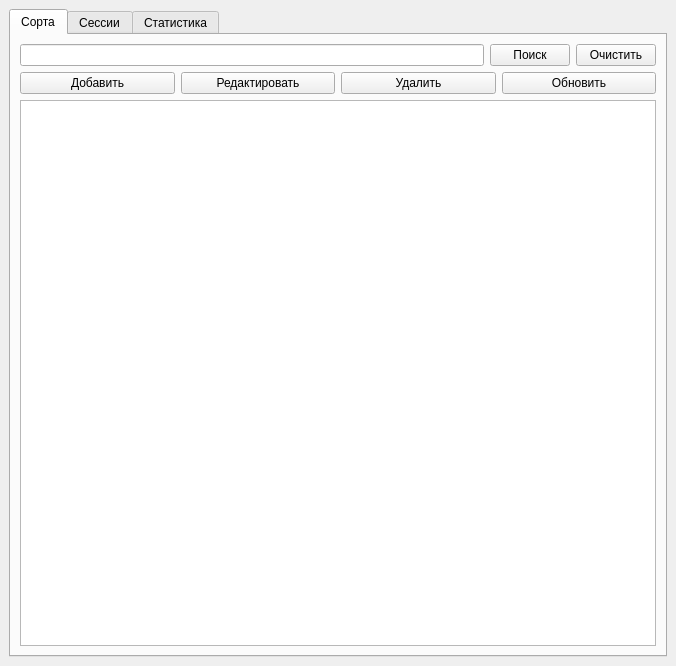
<?xml version="1.0" encoding="UTF-8"?>
<ui version="4.0">
 <class>MainWindow</class>
 <widget class="QMainWindow" name="MainWindow">
  <property name="geometry">
   <rect>
    <x>0</x>
    <y>0</y>
    <width>676</width>
    <height>666</height>
   </rect>
  </property>
  <property name="windowTitle">
   <string>Coffee Journal</string>
  </property>
  <widget class="QWidget" name="centralwidget">
   <layout class="QVBoxLayout" name="verticalLayout">
    <item>
     <widget class="QTabWidget" name="tabWidget">
      <property name="currentIndex">
       <number>0</number>
      </property>
      <widget class="QWidget" name="coffeeTab">
       <attribute name="title">
        <string>Сорта</string>
       </attribute>
       <layout class="QVBoxLayout" name="verticalLayout_2">
        <item>
         <layout class="QHBoxLayout" name="searchLayout">
          <item>
           <widget class="QLineEdit" name="coffeeSearchEdit"/>
          </item>
          <item>
           <widget class="QPushButton" name="coffeeSearchBtn">
            <property name="text">
             <string>Поиск</string>
            </property>
           </widget>
          </item>
          <item>
           <widget class="QPushButton" name="coffeeClearBtn">
            <property name="text">
             <string>Очистить</string>
            </property>
           </widget>
          </item>
         </layout>
        </item>
        <item>
         <layout class="QHBoxLayout" name="buttonsLayout">
          <item>
           <widget class="QPushButton" name="addCoffeeBtn">
            <property name="text">
             <string>Добавить</string>
            </property>
           </widget>
          </item>
          <item>
           <widget class="QPushButton" name="editCoffeeBtn">
            <property name="text">
             <string>Редактировать</string>
            </property>
           </widget>
          </item>
          <item>
           <widget class="QPushButton" name="deleteCoffeeBtn">
            <property name="text">
             <string>Удалить</string>
            </property>
           </widget>
          </item>
          <item>
           <widget class="QPushButton" name="refreshCoffeeBtn">
            <property name="text">
             <string>Обновить</string>
            </property>
           </widget>
          </item>
         </layout>
        </item>
        <item>
         <widget class="QTableView" name="coffeeTable"/>
        </item>
       </layout>
      </widget>
      <widget class="QWidget" name="brewingTab">
       <attribute name="title">
        <string>Сессии</string>
       </attribute>
       <layout class="QVBoxLayout" name="verticalLayout_3">
        <item>
         <layout class="QHBoxLayout" name="searchLayout2">
          <item>
           <widget class="QLineEdit" name="brewingSearchEdit"/>
          </item>
          <item>
           <widget class="QPushButton" name="brewingSearchBtn">
            <property name="text">
             <string>Поиск</string>
            </property>
           </widget>
          </item>
          <item>
           <widget class="QPushButton" name="brewingClearBtn">
            <property name="text">
             <string>Очистить</string>
            </property>
           </widget>
          </item>
         </layout>
        </item>
        <item>
         <layout class="QHBoxLayout" name="buttonsLayout2">
          <item>
           <widget class="QPushButton" name="addBrewingBtn">
            <property name="text">
             <string>Добавить</string>
            </property>
           </widget>
          </item>
          <item>
           <widget class="QPushButton" name="editBrewingBtn">
            <property name="text">
             <string>Редактировать</string>
            </property>
           </widget>
          </item>
          <item>
           <widget class="QPushButton" name="deleteBrewingBtn">
            <property name="text">
             <string>Удалить</string>
            </property>
           </widget>
          </item>
          <item>
           <widget class="QPushButton" name="refreshBrewingBtn">
            <property name="text">
             <string>Обновить</string>
            </property>
           </widget>
          </item>
         </layout>
        </item>
        <item>
         <widget class="QTableView" name="brewingTable"/>
        </item>
       </layout>
      </widget>
      <widget class="QWidget" name="statsTab">
       <attribute name="title">
        <string>Статистика</string>
       </attribute>
       <layout class="QVBoxLayout" name="verticalLayout_4">
        <item>
         <widget class="QTextEdit" name="statsText"/>
        </item>
       </layout>
      </widget>
     </widget>
    </item>
   </layout>
  </widget>
 </widget>
 <resources/>
 <connections/>
</ui>
